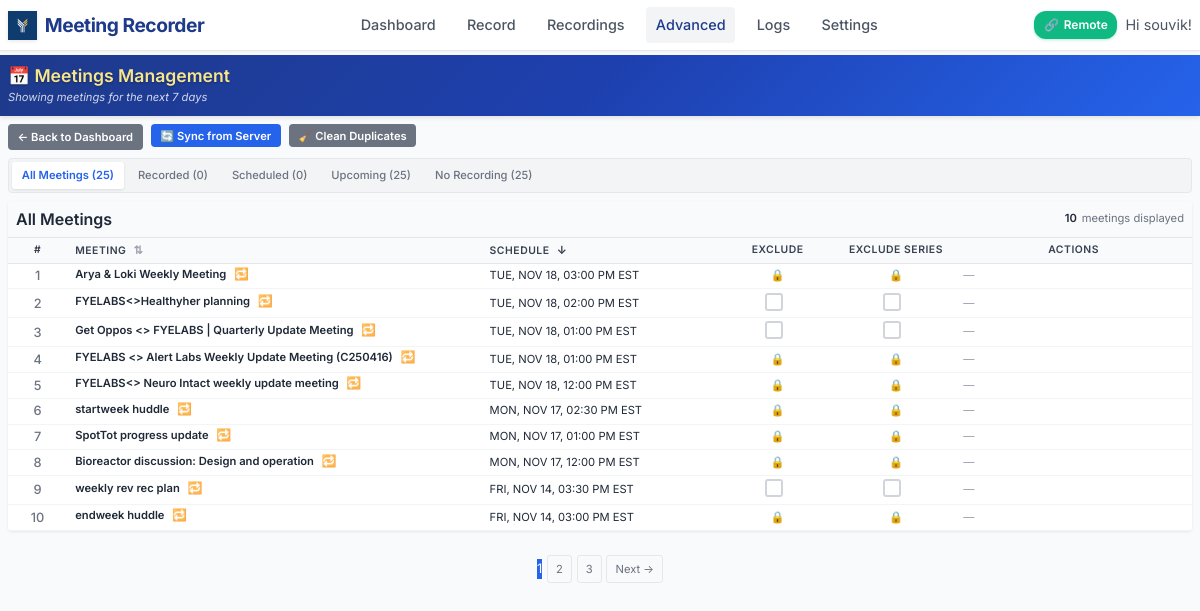
Screenshot of /admin/meetings (signed in) with the database file from the repository.
### models.py (models this page shows, shortened)
class User(UserMixin, db.Model):
    id = db.Column(db.Integer, primary_key=True)
    username = db.Column(db.String(80), unique=True, nullable=False)
    email = db.Column(db.String(120), unique=True, nullable=False)
    password_hash = db.Column(db.String(128))
    created_at = db.Column(db.DateTime, default=datetime.utcnow)
    is_active = db.Column(db.Boolean, default=True)
    default_monitor = db.Column(db.String(200))  # Default monitor for recordings
    auto_delete_days = db.Column(db.Integer, default=30)  # Auto-delete recordings after N days
    recordings = db.relationship('Recording', backref='user', lazy=True)
    meetings = db.relationship('Meeting', backref='user', lazy=True)

class Meeting(db.Model):
    id = db.Column(db.Integer, primary_key=True)
    calendar_event_id = db.Column(db.String(255))  # Original calendar event ID
    subject = db.Column(db.String(500), nullable=False)
    description = db.Column(db.Text)
    location = db.Column(db.String(500))
    web_link = db.Column(db.String(1000))  # Teams meeting link
    start_time = db.Column(db.DateTime, nullable=False)
    end_time = db.Column(db.DateTime, nullable=False)
    duration_minutes = db.Column(db.Integer)
    is_all_day = db.Column(db.Boolean, default=False)
    organizer = db.Column(db.String(255))
    required_attendees = db.Column(db.Text)  # JSON list of email addresses
    optional_attendees = db.Column(db.Text)  # JSON list of email addresses
    attendee_count = db.Column(db.Integer, default=0)
    meeting_type = db.Column(db.String(50), default='teams')  # teams, phone, in-person, other
    is_teams_meeting = db.Column(db.Boolean, default=False)
    is_recurring = db.Column(db.Boolean, default=False)
    recording_status = db.Column(db.String(50), default='none')  # none, scheduled, recorded_local, recorded_synced, excluded
    recording_id = db.Column(db.Integer, db.ForeignKey('recording.id'), nullable=True)  # One-to-one relationship
    recording = db.relationship('Recording', backref=db.backref('meeting', uselist=False), uselist=False)  # One meeting can have 0 or 1 recording
    discovered_at = db.Column(db.DateTime, default=datetime.utcnow)
    last_updated = db.Column(db.DateTime, default=datetime.utcnow, onupdate=datetime.utcnow)
    user_id = db.Column(db.Integer, db.ForeignKey('user.id'), nullable=False)
    is_excluded = db.Column(db.Boolean, default=False)  # User manually excluded from recording
    auto_record = db.Column(db.Boolean, default=True)  # Should this meeting be auto-recorded
    user_excluded = db.Column(db.Boolean, default=False)  # User manually excluded this specific meeting
    exclude_all_series = db.Column(db.Boolean, default=False)  # Exclude all meetings in this recurring series
    series_id = db.Column(db.String(255))  # Recurring series identifier for grouping related meetings

### app.py (the view)
@app.route('/admin/meetings')
@login_required
def admin_meetings():
    try:
        page = request.args.get('page', 1, type=int)
        per_page = 10
        filter_status = request.args.get('filter', 'all')
        sort_by = request.args.get('sort', 'date')  # 'date' or 'subject'
        sort_order = request.args.get('order', 'desc')  # 'asc' or 'desc'
        today = datetime.now().replace(hour=0, minute=0, second=0, microsecond=0)
        next_7_days = today + timedelta(days=7)
        base_query = Meeting.query.filter(
            Meeting.start_time >= today,
            Meeting.start_time < next_7_days
        )
        total_meetings = base_query.count()
        recorded_meetings = base_query.filter(Meeting.recording_status.in_(['recorded_synced', 'recorded_local'])).count()
        scheduled_meetings = base_query.filter_by(recording_status='scheduled').count()
        upcoming_meetings = base_query.filter(Meeting.start_time > datetime.now()).count()
        no_recording_meetings = base_query.filter(Meeting.recording_id.is_(None)).count()
        total_attendees = db.session.query(db.func.sum(Meeting.attendee_count))\
            .filter(Meeting.start_time >= today, Meeting.start_time < next_7_days)\
            .scalar() or 0
        query = Meeting.query.filter(
            Meeting.start_time >= today,
            Meeting.start_time < next_7_days
        )
        if filter_status == 'recorded':
            query = query.filter(Meeting.recording_status.in_(['recorded_synced', 'recorded_local']))
        elif filter_status == 'scheduled':
            query = query.filter_by(recording_status='scheduled')
        elif filter_status == 'upcoming':
            query = query.filter(Meeting.start_time > datetime.now())
        elif filter_status == 'orphaned':
            query = query.filter(Meeting.recording_id.is_(None))
        if sort_by == 'subject':
            if sort_order == 'asc':
                query = query.order_by(Meeting.subject.asc())
            else:
                query = query.order_by(Meeting.subject.desc())
        else:  # Default to date sorting
            if sort_order == 'asc':
                query = query.order_by(Meeting.start_time.asc())
            else:
                query = query.order_by(Meeting.start_time.desc())
        meetings_paginated = query.paginate(
            page=page, per_page=per_page, error_out=False
        )
        stats = {
            'total_meetings': total_meetings,
            'recorded_meetings': recorded_meetings,
            'scheduled_meetings': scheduled_meetings,
            'upcoming_meetings': upcoming_meetings,
            'no_recording_meetings': no_recording_meetings,
            'total_attendees': total_attendees
        }
        active_recording_meeting = None
        if recording_state.get('active') and recording_state.get('meeting_id'):
            active_recording_meeting = Meeting.query.get(recording_state['meeting_id'])
        return render_template('admin/meetings.html',
                             meetings=meetings_paginated.items,
                             pagination=meetings_paginated,
                             stats=stats,
                             filter_status=filter_status,
                             active_recording_meeting=active_recording_meeting,
                             sort_by=sort_by,
                             sort_order=sort_order)
    except Exception as e:
        logger.error(f" Admin meetings error: {sanitize_error_message(e)}")
        flash(f"Error loading meetings: {sanitize_error_message(e)}", "error")
        return redirect(url_for('admin_dashboard'))

### app.py (called while the page is built)
@app.template_filter('format_eastern_local')
def format_eastern_local_filter(local_dt, format_str='%a, %b %d, %I:%M %p EST'):
    if local_dt:
        formatted = local_dt.strftime(format_str).upper()
        return formatted
    return 'N/A'

@app.context_processor
def utility_processor():
    active_recording = None
    if current_user.is_authenticated:
        global recording_state
        if recording_state.get('active', False):
            recent_recording = Recording.query.filter_by(user_id=current_user.id).order_by(Recording.created_at.desc()).first()
            if recent_recording and recent_recording.status != 'completed':
                active_recording = recent_recording
    return dict(
        format_file_size=format_file_size,
        format_duration=format_duration,
        active_recording=active_recording,
        is_remote_recording_enabled=is_remote_recording_enabled
    )

@login_manager.user_loader
def load_user(user_id):
    return db.session.get(User, int(user_id))  # Fix SQLAlchemy deprecation

### templates/admin/meetings.html (shortened to what this page needs)
{% extends "base.html" %}
{% block content %}
<div class="admin-header">
    <div class="admin-header-content">
        <h1 class="admin-title">📅 Meetings Management</h1>
        <p class="admin-subtitle">Showing meetings for the next 7 days</p>
    </div>
</div>
<div class="action-buttons">
    <a href="{{ url_for('admin_dashboard') }}" class="btn btn-secondary">← Back to Dashboard</a>
    <form method="POST" action="{{ url_for('admin_sync_calendar') }}" style="display: inline;">
        <button type="submit" class="btn btn-primary">🔄 Sync from Server</button>
    </form>
    <form method="POST" action="{{ url_for('admin_cleanup_duplicates') }}" style="display: inline;" onsubmit="return confirm('This will remove duplicate meetings from the database. Continue?')">
        <button type="submit" class="btn btn-secondary">🧹 Clean Duplicates</button>
    </form>
</div>
<div class="filter-tabs">
    <a href="{{ url_for('admin_meetings', sort=sort_by, order=sort_order) }}" class="filter-tab {{ 'active' if filter_status == 'all' else '' }}">
        All Meetings ({{ stats.total_meetings }})
    </a>
    <a href="{{ url_for('admin_meetings', filter='recorded', sort=sort_by, order=sort_order) }}" class="filter-tab {{ 'active' if filter_status == 'recorded' else '' }}">
        Recorded ({{ stats.recorded_meetings }})
    </a>
    <a href="{{ url_for('admin_meetings', filter='scheduled', sort=sort_by, order=sort_order) }}" class="filter-tab {{ 'active' if filter_status == 'scheduled' else '' }}">
        Scheduled ({{ stats.scheduled_meetings }})
    </a>
    <a href="{{ url_for('admin_meetings', filter='upcoming', sort=sort_by, order=sort_order) }}" class="filter-tab {{ 'active' if filter_status == 'upcoming' else '' }}">
        Upcoming ({{ stats.upcoming_meetings }})
    </a>
    <a href="{{ url_for('admin_meetings', filter='orphaned', sort=sort_by, order=sort_order) }}" class="filter-tab {{ 'active' if filter_status == 'orphaned' else '' }}">
        No Recording ({{ stats.no_recording_meetings }})
    </a>
</div>
<div class="meetings-container" id="list-view">
    <div class="meetings-header">
        <h2 style="margin: 0; font-size: 1rem; color: #1f2937;">
            {% if filter_status == 'all' %}All Meetings
            {% elif filter_status == 'recorded' %}Recorded Meetings
            {% elif filter_status == 'scheduled' %}Scheduled Meetings
            {% elif filter_status == 'upcoming' %}Upcoming Meetings
            {% elif filter_status == 'orphaned' %}Meetings Without Recordings
            {% endif %}
        </h2>
        <div class="meetings-stats">
            <div class="stat-item">
                <span class="stat-number">{{ meetings|length }}</span>
                <span>meetings displayed</span>
            </div>
        </div>
    </div>
    {% if meetings %}
    <table class="meetings-table">
        <thead>
            <tr>
                <th>#</th>
                <th class="sortable" onclick="sortTable('subject')">
                    Meeting <span class="sort-arrow" id="sort-arrow-subject">⇅</span>
                </th>
                <th class="sortable" onclick="sortTable('date')">
                    Schedule <span class="sort-arrow" id="sort-arrow-date">⇅</span>
                </th>
                <th>Exclude</th>
                <th>Exclude Series</th>
                <th>Actions</th>
            </tr>
        </thead>
        <tbody>
            {% for meeting in meetings %}
            <tr data-meeting-subject="{{ meeting.subject }}" data-meeting-date="{{ meeting.start_time.isoformat() }}">
                <td>
                    {{ loop.index }}
                </td>
                <td>
                    <a href="{{ url_for('admin_meeting_detail', meeting_id=meeting.id) }}" class="meeting-title">
                        {{ meeting.subject }}
                        {% if meeting.is_recurring %}
                        <span class="recurring-badge" title="Recurring Meeting">🔁</span>
                        {% endif %}
                    </a>
                </td>
                <td>
                    <div style="color: #1f2937;">
                        {{ meeting.start_time | format_eastern_local }}
                    </div>
                </td>
                <td>
                    {% if meeting.organizer and current_user.email and meeting.organizer.lower() == current_user.email.lower() %}
                    <label class="checkbox-container" title="Exclude this specific meeting from recording (Only organizer can exclude)">
                        <span class="checkmark"></span>
                    </label>
                    {% else %}
                    <span style="color: #9ca3af; font-size: 0.7rem;" title="Only the meeting organizer can exclude meetings">🔒</span>
                    {% endif %}
                </td>
                <td>
                    {% if meeting.is_recurring %}
                        {% if meeting.organizer and current_user.email and meeting.organizer.lower() == current_user.email.lower() %}
                        <label class="checkbox-container" title="Exclude all meetings in this recurring series (Only organizer can exclude)">
                            <span class="checkmark"></span>
                        </label>
                        {% else %}
                        <span style="color: #9ca3af; font-size: 0.7rem;" title="Only the meeting organizer can exclude series">🔒</span>
                        {% endif %}
                    {% else %}
                    <span style="color: #9ca3af;">N/A</span>
                    {% endif %}
                </td>
                <td>
                    <div class="action-buttons-group">
                        {% if meeting.recording_status == 'recording' %}
                        <div class="inline-recording-indicator">
                            <span class="inline-recording-pulse"></span>
                            <span class="inline-recording-text">RECORDING</span>
                        </div>
                        {% elif meeting.recording %}
                        <span style="color: #10b981; font-size: 0.7rem; font-weight: 600;">✓ Recorded</span>
                        {% else %}
                        <span style="color: #9ca3af; font-size: 0.7rem;">—</span>
                        {% endif %}
                    </div>
                </td>
            </tr>
            {% endfor %}
        </tbody>
    </table>
    {% endif %}
</div>
{% if pagination %}
<div class="pagination">
    {% for page_num in pagination.iter_pages() %}
        {% if page_num %}
            {% if page_num != pagination.page %}
                <a href="{{ url_for('admin_meetings', page=page_num, filter=filter_status, sort=sort_by, order=sort_order) }}">{{ page_num }}</a>
            {% else %}
                <span class="current">{{ page_num }}</span>
            {% endif %}
        {% else %}
            <span>…</span>
        {% endif %}
    {% endfor %}
    {% if pagination.has_next %}
        <a href="{{ url_for('admin_meetings', page=pagination.next_num, filter=filter_status, sort=sort_by, order=sort_order) }}">Next →</a>
    {% endif %}
</div>
{% endif %}
{% endblock %}

### templates/base.html (shortened to what this page needs)
<!DOCTYPE html>
<html lang="en">
<head>
</head>
<body>
    <header class="header">
        <div class="header-content">
            <a href="{{ url_for('dashboard') }}" class="logo">
                <img src="{{ url_for('static', filename='image.png') }}" alt="FYE Labs" class="logo-image">
                <span class="logo-text">Meeting Recorder</span>
            </a>
            <nav class="nav-menu">
                <a href="{{ url_for('dashboard') }}" class="nav-link {% if request.endpoint == 'dashboard' %}active{% endif %}">Dashboard</a>
                <a href="{{ url_for('record') }}" class="nav-link {% if request.endpoint == 'record' %}active{% endif %}">Record</a>
                <a href="{{ url_for('recordings') }}" class="nav-link {% if request.endpoint == 'recordings' %}active{% endif %}">Recordings</a>
                <a href="{{ url_for('admin_dashboard') }}" class="nav-link {% if request.endpoint.startswith('admin_') %}active{% endif %}">Advanced</a>
                <a href="{{ url_for('view_logs') }}" class="nav-link {% if request.endpoint == 'view_logs' %}active{% endif %}">Logs</a>
                <a href="{{ url_for('settings') }}" class="nav-link {% if request.endpoint == 'settings' %}active{% endif %}">Settings</a>
            </nav>
            <div class="user-menu">
                <div class="remote-status-indicator" id="remoteStatusIndicator">
                    <span id="remoteStatusIcon">🔗</span>
                    <span id="remoteStatusText">Remote</span>
                </div>
                <span class="user-info">Hi {{ current_user.username }}!</span>
            </div>
        </div>
    </header>
    <main class="container">
        {% block content %}{% endblock %}
    </main>
</body>
</html>

### rows the page displays
User: username "souvik"
Meeting: subject "Arya & Loki Weekly Meeting", start_time "TUE, NOV 18, 03:00 PM EST"
Meeting: subject "FYELABS<>Healthyher planning", start_time "TUE, NOV 18, 02:00 PM EST"
Meeting: subject "Get Oppos <> FYELABS | Quarterly Update Meeting", start_time "TUE, NOV 18, 01:00 PM EST"
Meeting: subject "FYELABS <> Alert Labs Weekly Update Meeting (C250416)", start_time "TUE, NOV 18, 01:00 PM EST"
Meeting: subject "FYELABS<> Neuro Intact weekly update meeting", start_time "TUE, NOV 18, 12:00 PM EST"
Meeting: subject "startweek huddle", start_time "MON, NOV 17, 02:30 PM EST"
Meeting: subject "SpotTot progress update", start_time "MON, NOV 17, 01:00 PM EST"
Meeting: subject "Bioreactor discussion: Design and operation", start_time "MON, NOV 17, 12:00 PM EST"
Meeting: subject "weekly rev rec plan", start_time "FRI, NOV 14, 03:30 PM EST"
Meeting: subject "endweek huddle", start_time "FRI, NOV 14, 03:00 PM EST"

### other values shown
{{ stats.total_meetings }} "25"
{{ stats.recorded_meetings }} "0"
{{ stats.scheduled_meetings }} "0"
{{ stats.upcoming_meetings }} "25"
{{ stats.no_recording_meetings }} "25"
{{ meetings|length }} "10"
{{ page_num }} "1"
{{ page_num }} "2" "3"
